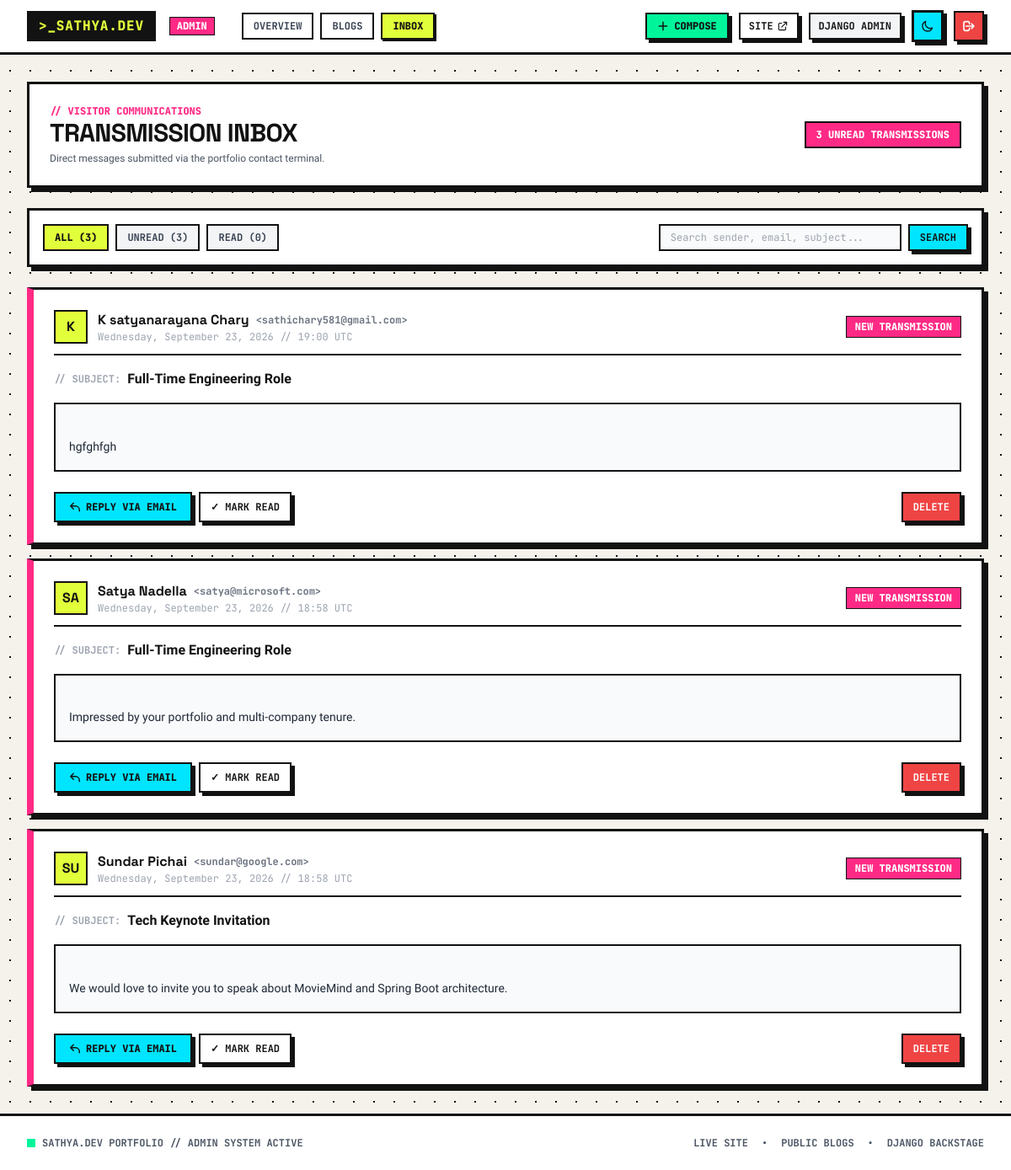
The page /dashboard/messages/ (signed in) on the database its author committed.
### app/models.py (models this page shows, shortened)
class ContactMessage(models.Model):
    name = models.CharField(max_length=150, verbose_name="Sender Name")
    email = models.EmailField(verbose_name="Sender Email")
    subject = models.CharField(max_length=200, verbose_name="Subject / Inquiry Type")
    message = models.TextField(verbose_name="Transmission Message")
    is_read = models.BooleanField(default=False, verbose_name="Mark as Read")
    created_at = models.DateTimeField(auto_now_add=True, verbose_name="Received At")
    class Meta:
        ordering = ['-created_at']
        verbose_name = "Contact Message"
        verbose_name_plural = "Contact Messages"

### app/views.py (the view, shortened to what this page needs)
# urls.py: path('dashboard/messages/', views.dashboard_messages, name='dashboard_messages'),
@staff_required
def dashboard_messages(request):
    status = request.GET.get('status', 'all').strip()
    query = request.GET.get('q', '').strip()
    messages_qs = ContactMessage.objects.all()
    if status == 'unread':
        messages_qs = messages_qs.filter(is_read=False)
    elif status == 'read':
        messages_qs = messages_qs.filter(is_read=True)
    return render(request, 'dashboard/messages.html', {
        'contact_messages': messages_qs,
        'current_status': status,
        'query': query,
        'total_count': ContactMessage.objects.count(),
        'unread_count': ContactMessage.objects.filter(is_read=False).count(),
        'read_count': ContactMessage.objects.filter(is_read=True).count(),
    })

### app/views.py (called while the page is built)
def staff_required(view_func):
    return user_passes_test(lambda u: u.is_authenticated and u.is_staff, login_url='/dashboard/login/')(view_func)

### templates/dashboard/messages.html (shortened to what this page needs)
{% extends 'dashboard/base.html' %}
{% block content %}
<div class="space-y-6">
    <div class="bg-white dark:bg-brutal-cardDark p-6 brutal-box flex flex-col md:flex-row md:items-center justify-between gap-4">
        <div>
            <div class="flex items-center gap-2 font-mono text-xs font-black text-neon-pink">
                <span>// VISITOR COMMUNICATIONS</span>
            </div>
            <h1 class="font-display font-extrabold text-2xl sm:text-3xl text-brutal-black dark:text-white tracking-tight">
                TRANSMISSION INBOX
            </h1>
            <p class="font-sans text-xs text-gray-600 dark:text-gray-400 mt-1">
                Direct messages submitted via the portfolio contact terminal.
            </p>
        </div>
        <div class="flex items-center gap-3 font-mono text-xs">
            <span class="px-3 py-1.5 bg-neon-pink text-white font-black border-2 border-brutal-black">
                {{ unread_count }} UNREAD TRANSMISSIONS
            </span>
        </div>
    </div>
    <div class="bg-white dark:bg-brutal-cardDark p-4 brutal-box flex flex-col md:flex-row items-center justify-between gap-4">
        <div class="flex items-center gap-2 w-full md:w-auto font-mono text-xs font-bold">
            <a href="{% url 'dashboard_messages' %}" class="px-3 py-1.5 border-2 border-brutal-black transition-colors {% if current_status == 'all' %}bg-neon-yellow text-brutal-black font-black{% else %}bg-gray-100 dark:bg-gray-800 text-gray-700 dark:text-gray-300{% endif %}">
                ALL ({{ total_count }})
            </a>
            <a href="{% url 'dashboard_messages' %}?status=unread" class="px-3 py-1.5 border-2 border-brutal-black transition-colors {% if current_status == 'unread' %}bg-neon-pink text-white font-black{% else %}bg-gray-100 dark:bg-gray-800 text-gray-700 dark:text-gray-300{% endif %}">
                UNREAD ({{ unread_count }})
            </a>
            <a href="{% url 'dashboard_messages' %}?status=read" class="px-3 py-1.5 border-2 border-brutal-black transition-colors {% if current_status == 'read' %}bg-neon-green text-brutal-black font-black{% else %}bg-gray-100 dark:bg-gray-800 text-gray-700 dark:text-gray-300{% endif %}">
                READ ({{ read_count }})
            </a>
        </div>
        <form method="GET" action="{% url 'dashboard_messages' %}" class="flex items-center gap-2 w-full md:w-auto">
            <div class="relative w-full md:w-72">
                <input type="text" name="q" value="{{ query }}" placeholder="Search sender, email, subject..." class="w-full px-3 py-1.5 font-mono text-xs border-2 border-brutal-black bg-gray-50 dark:bg-gray-900 text-brutal-black dark:text-white focus:outline-none focus:ring-2 focus:ring-neon-cyan">
            </div>
            <button type="submit" class="px-3 py-1.5 bg-neon-cyan text-brutal-black font-mono font-bold text-xs border-2 border-brutal-black brutal-btn shrink-0">
                SEARCH
            </button>
        </form>
    </div>
    {% if contact_messages %}
    <div class="space-y-4">
        {% for msg in contact_messages %}
        <div class="bg-white dark:bg-brutal-cardDark p-6 brutal-box space-y-4 transition-all {% if not msg.is_read %}border-l-8 border-l-neon-pink{% endif %}">
            <div class="flex flex-col sm:flex-row sm:items-center justify-between gap-3 border-b-2 border-brutal-black dark:border-gray-700 pb-3">
                <div class="flex items-center gap-3">
                    <div class="w-10 h-10 bg-neon-yellow border-2 border-brutal-black flex items-center justify-center font-display font-black text-base text-brutal-black shrink-0">
                        {{ msg.name|slice:":2"|upper }}
                    </div>
                    <div>
                        <div class="flex items-center gap-2">
                            <span class="font-display font-extrabold text-base text-brutal-black dark:text-white">
                                {{ msg.name }}
                            </span>
                            <a href="mailto:{{ msg.email }}" class="font-mono text-xs font-bold text-gray-500 hover:text-neon-cyan hover:underline">
                                &lt;{{ msg.email }}&gt;
                            </a>
                        </div>
                        <div class="font-mono text-xs text-gray-400">
                            {{ msg.created_at|date:"l, F d, Y // H:i" }} UTC
                        </div>
                    </div>
                </div>
                <div class="flex items-center gap-2 font-mono text-xs">
                    <span class="px-2.5 py-1 font-black border border-brutal-black uppercase {% if not msg.is_read %}bg-neon-pink text-white animate-pulse{% else %}bg-green-100 text-green-800 dark:bg-green-950 dark:text-green-300{% endif %}">
                        {% if not msg.is_read %}NEW TRANSMISSION{% else %}READ{% endif %}
                    </span>
                </div>
            </div>
            <div class="font-sans font-bold text-base text-brutal-black dark:text-white flex items-center gap-2">
                <span class="font-mono text-xs font-bold text-gray-400 uppercase">// SUBJECT:</span>
                <span>{{ msg.subject }}</span>
            </div>
            <div class="p-4 bg-gray-50 dark:bg-gray-800/60 border-2 border-brutal-black font-sans text-sm text-gray-800 dark:text-gray-200 leading-relaxed whitespace-pre-line">
                {{ msg.message }}
            </div>
            <div class="flex flex-wrap items-center justify-between gap-3 pt-2">
                <div class="flex items-center gap-2 font-mono text-xs">
                    <a href="mailto:{{ msg.email }}?subject=Re:%20{{ msg.subject|urlencode }}" class="px-4 py-2 bg-neon-cyan text-brutal-black font-black border-2 border-brutal-black brutal-btn flex items-center gap-1.5">
                        <svg class="w-3.5 h-3.5" fill="none" stroke="currentColor" viewBox="0 0 24 24"><path stroke-linecap="round" stroke-linejoin="round" stroke-width="2.5" d="M3 10h10a8 8 0 018 8v2M3 10l6 6m-6-6l6-6"/></svg>
                        <span>REPLY VIA EMAIL</span>
                    </a>
                    <a href="{% url 'dashboard_message_toggle' msg.id %}" class="px-3 py-2 bg-white dark:bg-gray-800 text-brutal-black dark:text-white font-bold border-2 border-brutal-black brutal-btn hover:bg-neon-yellow hover:text-brutal-black transition-colors">
                        {% if msg.is_read %}MARK UNREAD{% else %}&check; MARK READ{% endif %}
                    </a>
                </div>
                <a href="{% url 'dashboard_message_delete' msg.id %}" onclick="return confirm('Delete transmission from {{ msg.name|escapejs }}?');" class="px-3 py-2 bg-red-500 text-white font-mono text-xs font-bold border-2 border-brutal-black brutal-btn hover:bg-red-600 transition-colors">
                    DELETE
                </a>
            </div>
        </div>
        {% endfor %}
    </div>
    {% endif %}
</div>
{% endblock %}

### templates/dashboard/base.html (style rules this page uses)
body { background-color: #F5F2EB; color: #121212; font-family: 'Plus Jakarta Sans', sans-serif; background-image: radial-gradient(#121212 1px, transparent 1px); background-size: 24px 24px; }
.brutal-box { border: 3px solid #121212; box-shadow: 5px 5px 0px 0px #121212; transition: all 0.15s ease-in-out; }
.brutal-btn { border: 3px solid #121212; box-shadow: 4px 4px 0px 0px #121212; font-weight: 700; transition: all 0.1s ease-in-out; cursor: pointer; }

### rows shown on the page
ContactMessage: name "K", name "K satyanarayana Chary", email "sathichary581@gmail.com", created_at "Wednesday, September 23, 2026 // 19:00", is_read "NEW TRANSMISSION", subject "Full-Time Engineering Role", message "hgfghfgh"
ContactMessage: name "SA", name "Satya Nadella", email "satya@microsoft.com", created_at "Wednesday, September 23, 2026 // 18:58", is_read "NEW TRANSMISSION", subject "Full-Time Engineering Role", message "Impressed by your portfolio and multi-company tenure."
ContactMessage: name "SU", name "Sundar Pichai", email "sundar@google.com", created_at "Wednesday, September 23, 2026 // 18:58", is_read "NEW TRANSMISSION", subject "Tech Keynote Invitation", message "We would love to invite you to speak about MovieMind and Spring Boot architecture."

### other values the page prints
{{ unread_count }} "3"
{{ total_count }} "3"
{{ read_count }} "0"
